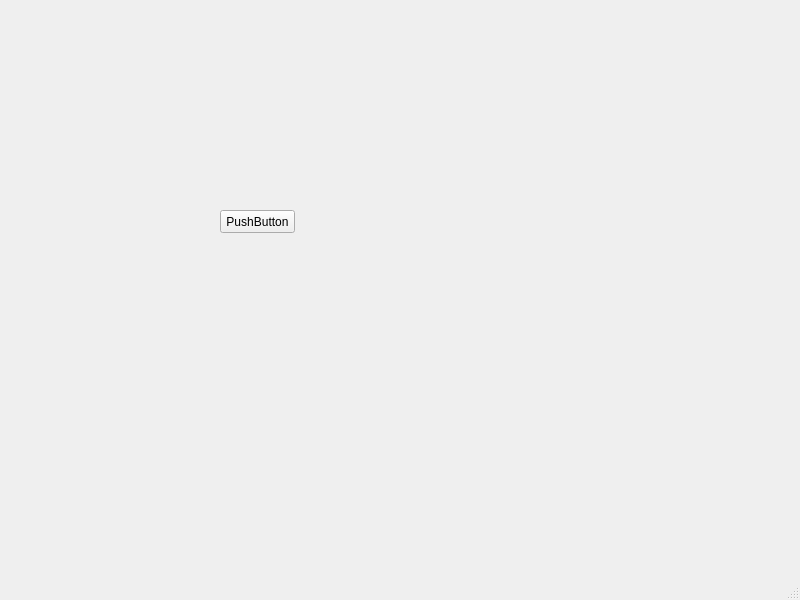
<?xml version="1.0" encoding="UTF-8"?>
<ui version="4.0">
 <class>MainWindow</class>
 <widget class="QMainWindow" name="MainWindow">
  <property name="geometry">
   <rect>
    <x>0</x>
    <y>0</y>
    <width>800</width>
    <height>600</height>
   </rect>
  </property>
  <property name="windowTitle">
   <string>MainWindow</string>
  </property>
  <widget class="QWidget" name="centralwidget">
   <widget class="QPushButton" name="pushButton">
    <property name="geometry">
     <rect>
      <x>220</x>
      <y>210</y>
      <width>75</width>
      <height>23</height>
     </rect>
    </property>
    <property name="text">
     <string>PushButton</string>
    </property>
   </widget>
  </widget>
  <widget class="QMenuBar" name="menubar">
   <property name="geometry">
    <rect>
     <x>0</x>
     <y>0</y>
     <width>800</width>
     <height>21</height>
    </rect>
   </property>
  </widget>
  <widget class="QStatusBar" name="statusbar"/>
 </widget>
 <resources/>
 <connections/>
</ui>
